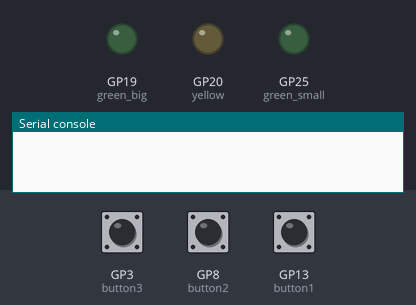
A program run on a simulated Raspberry Pi Pico running MicroPython. On the bench: output pins drawn as LEDs (lit = HIGH), the last lines printed to the serial console. Dashed ring = blinking. The test bench sets the inputs (shaded band); at power-on: GP3 (button3) LOW, GP8 (button2) LOW, GP13 (button1) LOW.

Above: at 1.2 s.
1.3 s: GP3 (button3) pulled HIGH for 1 s
At 3.2 s:
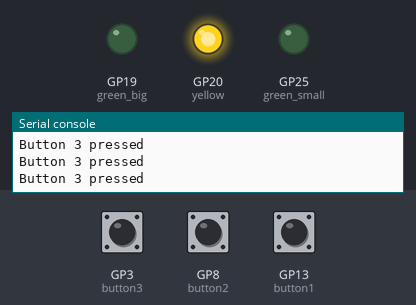
3.8 s: GP8 (button2) pulled HIGH for 3.2 s
At 3.9 s:
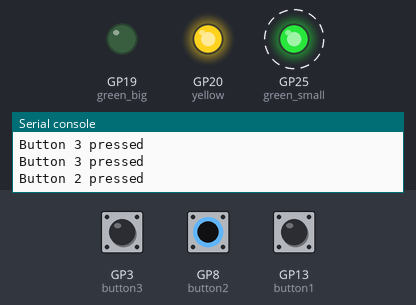
8.5 s: GP13 (button1) pulled HIGH for 0.25 s
At 9.5 s:
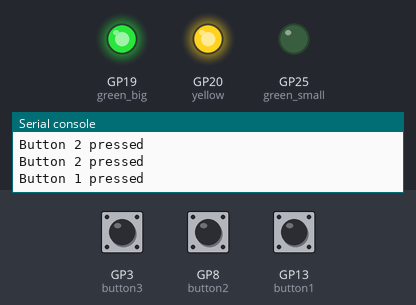
10.2 s: GP3 (button3) pulled HIGH for 0.25 s
At 10.3 s:
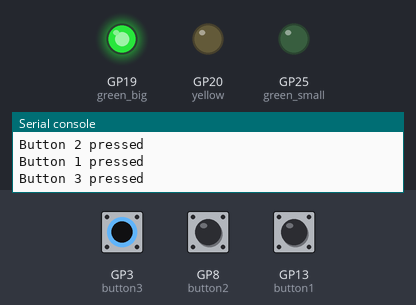
11.9 s: GP8 (button2) pulled HIGH for 0.25 s
At 13.2 s:
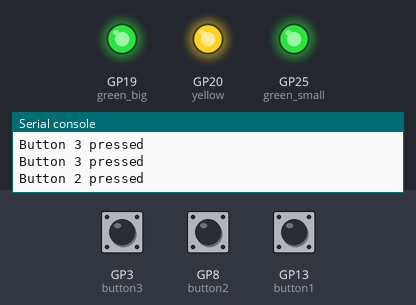
13.6 s: GP3 (button3) pulled HIGH for 0.25 s
At 13.71 s:
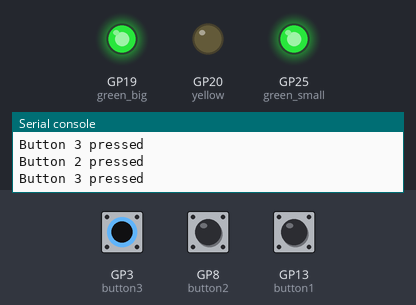
Timing chart, 0 to 16.3 s (numbered marks = the images above; inputs shaded):
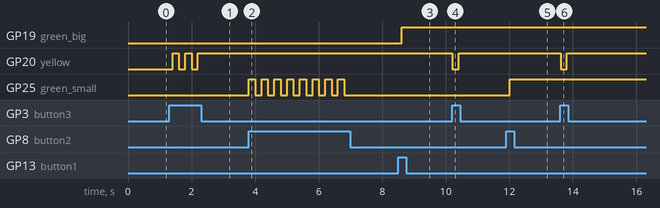

The program:

buttons.py
```python
# Imports
from machine import Pin
import time

# Set up our button names and GPIO pin numbers
# Also set pins as inputs and use pull downs
button1 = Pin(13, Pin.IN, Pin.PULL_DOWN)
button2 = Pin(8, Pin.IN, Pin.PULL_DOWN)
button3 = Pin(3, Pin.IN, Pin.PULL_DOWN)

green_small = Pin(25, Pin.OUT)
green_big = Pin(19, Pin.OUT)
yellow = Pin(20, Pin.OUT)

while True: # Loop forever
    time.sleep(0.2) # Short Delay

    if button1.value() == 1: # If button 1 is pressed

        print("Button 1 pressed")
        green_big.toggle()

    if button2.value() == 1: # If button 2 is pressed

        print("Button 2 pressed")
        green_small.toggle()

    if button3.value() == 1: # If button 3 is pressed

        print("Button 3 pressed")
        yellow.toggle()
```

Measured:
- after the input at 1.3 s, GP20 (yellow): alternates HIGH for 0.20 s and LOW for 0.20 s, 5 changes in all, then stays HIGH, starting after 0.10 s
- after the input at 3.8 s, GP25 (green_small): alternates HIGH for 0.20 s and LOW for 0.20 s, 16 changes in all, then stays LOW, starting at once
- after the input at 8.5 s, GP19 (green_big): LOW → HIGH after 0.11 s
- after the input at 10.2 s, GP20 (yellow): HIGH → LOW at once, → HIGH 0.20 s later
- after the input at 11.9 s, GP25 (green_small): LOW → HIGH after 0.11 s
- after the input at 13.6 s, GP20 (yellow): HIGH → LOW at once, → HIGH 0.20 s later
